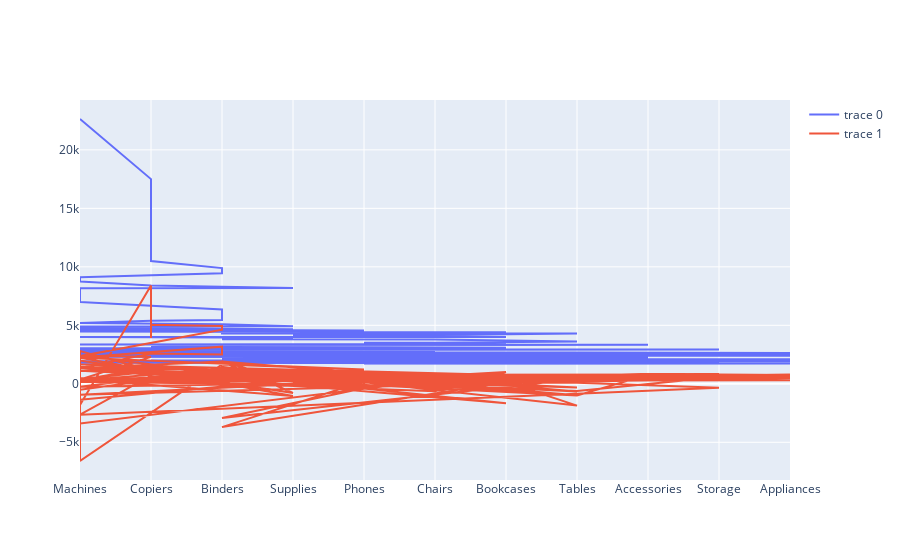

Here is the notebook cell this chart was saved with:
### Code cell
sub =csv.loc[:10,'Sub-Category']
sales =csv.loc[:10,'Sales']
profit =csv.loc[:10,'Profit']

fig = go.Figure()
fig.add_trace(go.Scatter(x=sub,y=sales))

fig.add_trace(go.Scatter(x=sub,y=profit))
# fig= px.line(csv.head(20),y='Sub-Category',x='Sales')
fig.show()

### Figure 1 — Plotly figure (JSON) as saved in the notebook; plotly's stock layout.template omitted (floating-point values rounded to 4 significant figures; data arrays with more than 128 entries replaced by an {"elided": "..."} marker saying what was removed)
{"data": [{"type": "scatter", "x": {"elided": "182 str values"}, "y": {"elided": "182 float values"}}, {"type": "scatter", "x": {"elided": "182 str values"}, "y": {"elided": "182 float values"}}], "layout": {"autosize": true, "xaxis": {"autorange": true, "range": [0, 10], "type": "category"}, "yaxis": {"autorange": true, "range": [-8224.0, 24260.0], "type": "linear"}}}
